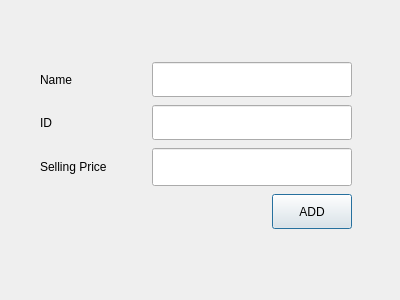
<?xml version="1.0" encoding="UTF-8"?>
<ui version="4.0">
 <class>addParts</class>
 <widget class="QDialog" name="addParts">
  <property name="geometry">
   <rect>
    <x>0</x>
    <y>0</y>
    <width>400</width>
    <height>300</height>
   </rect>
  </property>
  <property name="windowTitle">
   <string>Dialog</string>
  </property>
  <widget class="QWidget" name="layoutWidget">
   <property name="geometry">
    <rect>
     <x>40</x>
     <y>60</y>
     <width>312</width>
     <height>171</height>
    </rect>
   </property>
   <layout class="QVBoxLayout" name="verticalLayout">
    <item>
     <layout class="QHBoxLayout" name="horizontalLayout">
      <item>
       <widget class="QLabel" name="label">
        <property name="text">
         <string>Name</string>
        </property>
       </widget>
      </item>
      <item>
       <spacer name="horizontalSpacer_2">
        <property name="orientation">
         <enum>Qt::Horizontal</enum>
        </property>
        <property name="sizeHint" stdset="0">
         <size>
          <width>40</width>
          <height>20</height>
         </size>
        </property>
       </spacer>
      </item>
      <item>
       <widget class="QLineEdit" name="nameLineEdit">
        <property name="minimumSize">
         <size>
          <width>200</width>
          <height>35</height>
         </size>
        </property>
       </widget>
      </item>
     </layout>
    </item>
    <item>
     <layout class="QHBoxLayout" name="horizontalLayout_2">
      <item>
       <widget class="QLabel" name="label_2">
        <property name="text">
         <string>ID</string>
        </property>
       </widget>
      </item>
      <item>
       <spacer name="horizontalSpacer_3">
        <property name="orientation">
         <enum>Qt::Horizontal</enum>
        </property>
        <property name="sizeHint" stdset="0">
         <size>
          <width>40</width>
          <height>20</height>
         </size>
        </property>
       </spacer>
      </item>
      <item>
       <widget class="QLineEdit" name="IDLineEdit">
        <property name="minimumSize">
         <size>
          <width>200</width>
          <height>35</height>
         </size>
        </property>
       </widget>
      </item>
     </layout>
    </item>
    <item>
     <layout class="QHBoxLayout" name="horizontalLayout_3">
      <item>
       <widget class="QLabel" name="label_3">
        <property name="text">
         <string>Selling Price</string>
        </property>
       </widget>
      </item>
      <item>
       <spacer name="horizontalSpacer">
        <property name="orientation">
         <enum>Qt::Horizontal</enum>
        </property>
        <property name="sizeHint" stdset="0">
         <size>
          <width>40</width>
          <height>20</height>
         </size>
        </property>
       </spacer>
      </item>
      <item>
       <widget class="QLineEdit" name="spLineEdit">
        <property name="minimumSize">
         <size>
          <width>200</width>
          <height>38</height>
         </size>
        </property>
       </widget>
      </item>
     </layout>
    </item>
    <item>
     <layout class="QHBoxLayout" name="horizontalLayout_4">
      <item>
       <spacer name="horizontalSpacer_4">
        <property name="orientation">
         <enum>Qt::Horizontal</enum>
        </property>
        <property name="sizeHint" stdset="0">
         <size>
          <width>40</width>
          <height>20</height>
         </size>
        </property>
       </spacer>
      </item>
      <item>
       <widget class="QPushButton" name="addPushButton">
        <property name="minimumSize">
         <size>
          <width>0</width>
          <height>35</height>
         </size>
        </property>
        <property name="text">
         <string>ADD</string>
        </property>
       </widget>
      </item>
     </layout>
    </item>
   </layout>
  </widget>
 </widget>
 <resources/>
 <connections/>
</ui>
